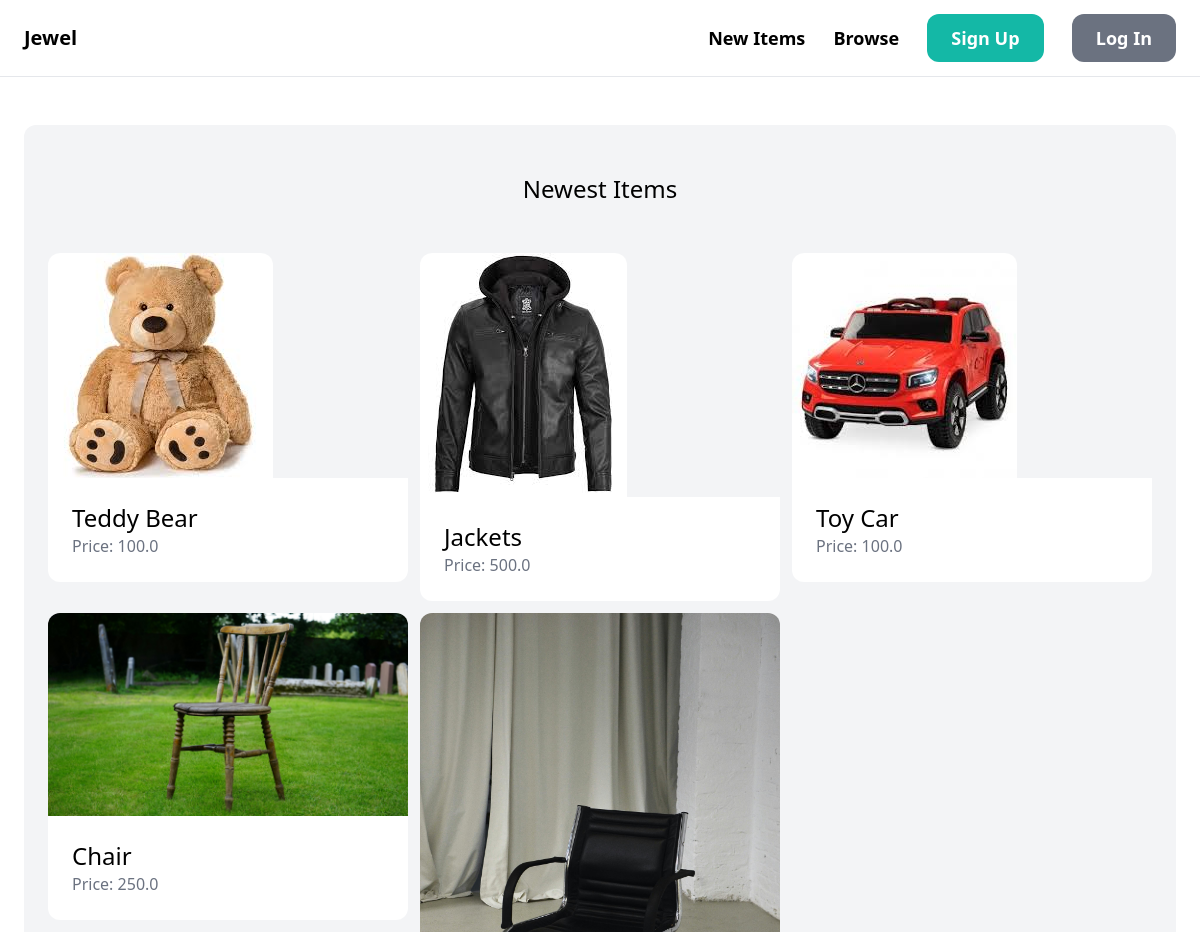
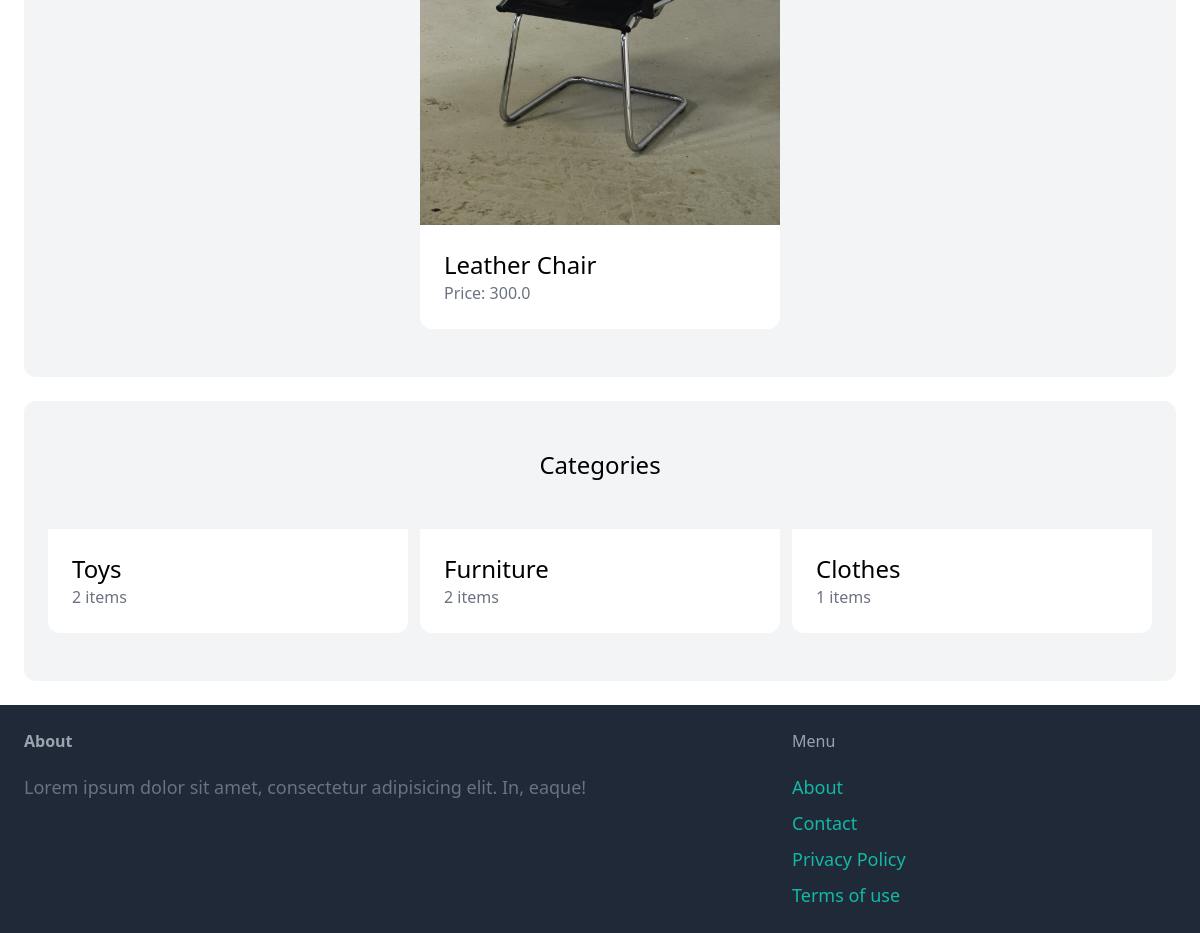
The page / on the database its author committed (2 pictures, top to bottom).
### item/models.py (models this page shows, shortened)
class Item(models.Model):
    category = models.ForeignKey(Category, related_name='items', on_delete= models.CASCADE)
    name = models.CharField(max_length=255)
    description = models.TextField(blank=True, null=True)
    price = models.FloatField()
    image = models.ImageField(upload_to='item_images', blank=True, null=True)
    is_sold = models.BooleanField(default=False)
    created_by = models.ForeignKey(User, related_name='items', on_delete=models.CASCADE)
    created_at = models.DateTimeField(auto_now_add=True)

class Category(models.Model):
    name = models.CharField(max_length=255)
    class Meta:
        verbose_name_plural = 'Categories'

### core/views.py (the view)
# urls.py: path('', views.index, name= 'index'),
def index(request):
    items = Item.objects.filter(is_sold=False)[0:6]
    categories = Category.objects.all()
    return render(request, 'core/index.html', {'categories': categories, 'items': items})

### core/templates/core/index.html (shortened to what this page needs)
{% extends 'core/base.html' %}
{% block content %}
  <div class="mt-6 px-6 py-12 bg-gray-100 rounded-xl">
    <h2 class="mb-12 text-2xl text-center">Newest Items</h2>
    <div class="grid grid-cols-3 gap-3">
        {% for item in items%}
        <div>
            <a href="{% url 'item:detail' item.id%}">
                <div>
                  <img src="{{ item.image.url }}" class="rounded-t-xl">
                </div>
                <div class="p-6 bg-white rounded-b-xl">
                    <h2 class="text-2xl">{{ item.name }}</h2>
                    <p class="text-gray-500 ">Price: {{ item.price}}</p>
                </div>
            </a>
        </div>
        {% endfor %}
    </div>
  </div>
  <div class="mt-6 px-6 py-12 bg-gray-100 rounded-xl">
    <h2 class="mb-12 text-2xl text-center">Categories</h2>
    <div class="grid grid-cols-3 gap-3">
      {% for category in categories%}
      <div>
        <a href="#">
            <div class="p-6 bg-white rounded-b-xl">
                <h2 class="text-2xl">{{ category.name }}</h2>
                <p class="text-gray-500 ">{{ category.items.count}} items</p>
            </div>
        </a>
    </div>
      {% endfor%}
    </div>
  </div>
{% endblock %}

### core/templates/core/base.html (shortened to what this page needs)
<!DOCTYPE html>
<html lang="en">
<head>
    <script src="https://cdn.tailwindcss.com"></script>
</head>
<body>
    <nav class="py-6 px-6 flex justify-between items-center border-b border-gray-200">
        <a href="/" class="text-xl font-semibold">Jewel</a>
        <div class="space-x-6">
            <a href="{% url 'item:new' %}" class="text-lg font-semibold hover:text-gray-500">New Items</a>
            <a href="{% url 'item:items' %}" class="text-lg font-semibold hover:text-gray-500">Browse</a>
            {% if request.user.is_authenticated %}
            <a href="{% url 'core:signup' %}" class="px-6 py-3 text-lg font-semibold bg-teal-500 text-white rounded-xl hover:bg-teal-700">Inbox</a>
            <a href="{% url 'dashboard:index' %}" class="px-6 py-3 text-lg font-semibold bg-gray-500 text-white      rounded-xl hover:bg-gray-700">Dashboard</a>
            {% else %}
                <a href="{% url 'core:signup' %}" class="px-6 py-3 text-lg font-semibold bg-teal-500 text-white rounded-xl hover:bg-teal-700">Sign Up</a>
                <a href="{% url 'core:login' %}" class="px-6 py-3 text-lg font-semibold bg-gray-500 text-white      rounded-xl hover:bg-gray-700">Log In</a>
            {% endif %}
        </div>
    </nav>
    <div class="px-6 py-6">
        {% block content %}
        {% endblock %}
    </div>
    <footer class="py-6 px-6 flex justify-between bg-gray-800">
        <div class="w-2/3 pr-10">
            <h3 class="mb-5 font-semibold text-gray-400">About</h3>
            <p class="text-lg text-gray-500">Lorem ipsum dolor sit amet, consectetur adipisicing elit. In, eaque!</p>
        </div>
        <div class="w-1/3">
            <h3 class="mb-5 font-emibold text-gray-400">Menu</h3>
            <ul class="space-y-2">
                <li><a href="#" class="text-lg text-teal-500 hover:text-teal-700">About</a>
                <li><a href="{% url 'core:contact'%}" class="text-lg text-teal-500 hover:text-teal-700">Contact</a>
                <li><a href="#" class="text-lg text-teal-500 hover:text-teal-700">Privacy Policy</a>
                </li>
                <li><a href="#" class="text-lg text-teal-500 hover:text-teal-700">Terms of use</a>
                </li>
            </ul>
        </div>
    </footer>
</body>
</html>

### rows shown on the page
Item: image (picture), name "Teddy Bear", price "100.0"
Item: image (picture), name "Jackets", price "500.0"
Item: image (picture), name "Toy Car", price "100.0"
Item: image (picture), name "Chair", price "250.0"
Item: image (picture), name "Leather Chair", price "300.0"
Category: name "Toys", items.count "2"
Category: name "Furniture", items.count "2"
Category: name "Clothes", items.count "1"
